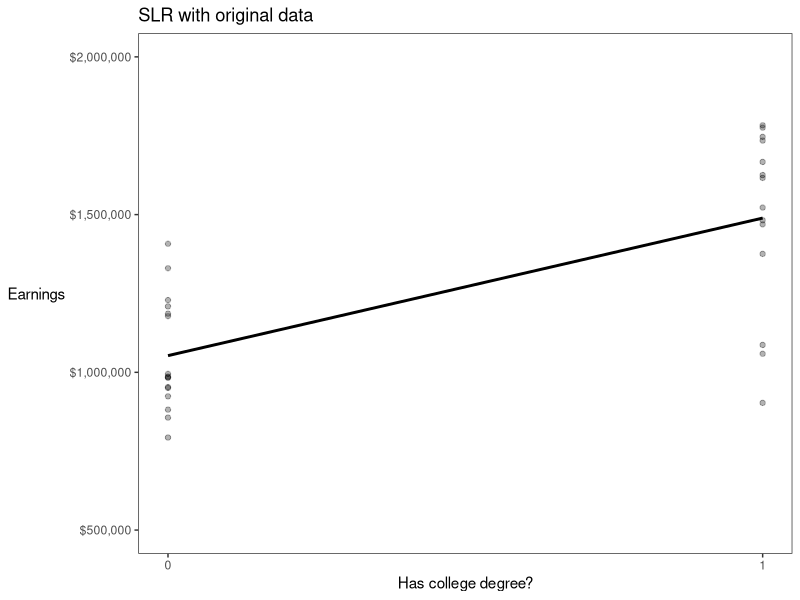
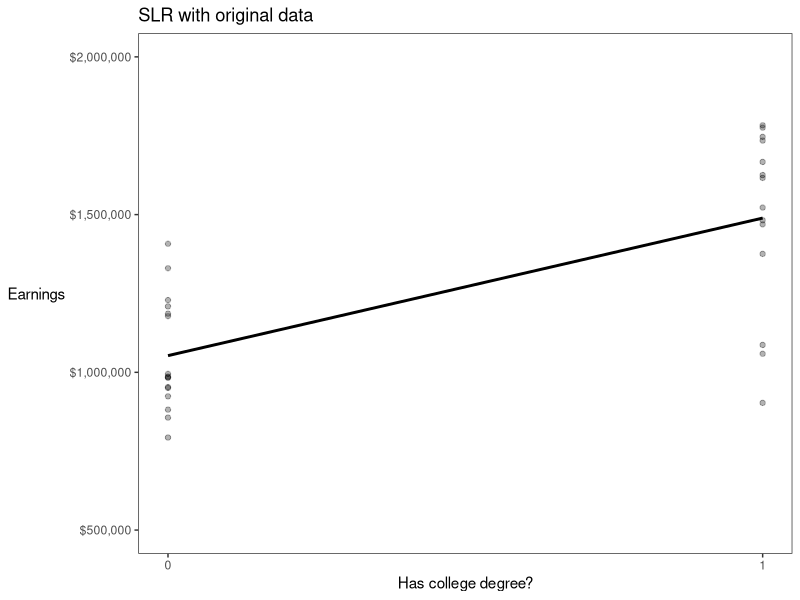
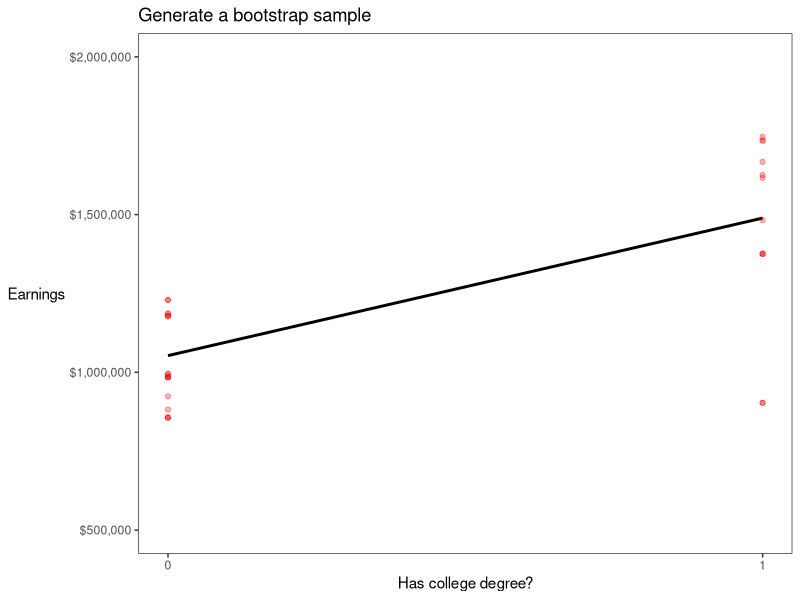
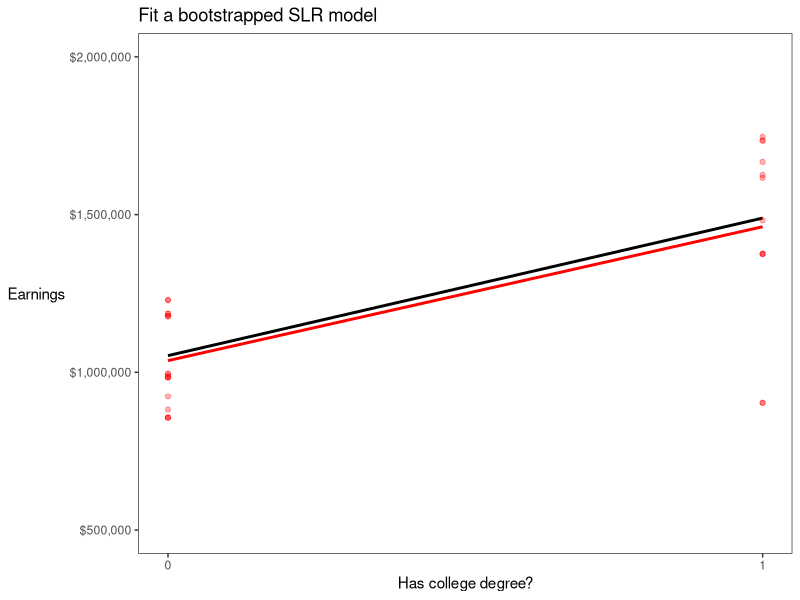
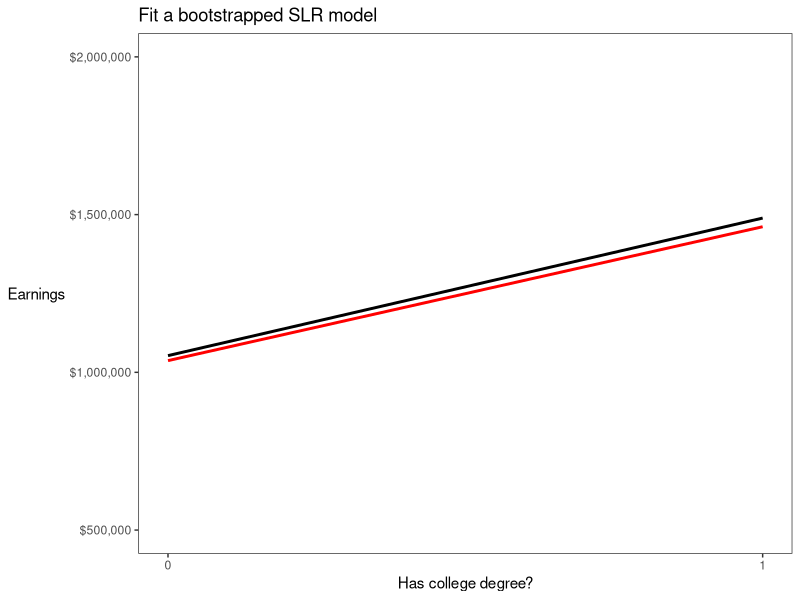
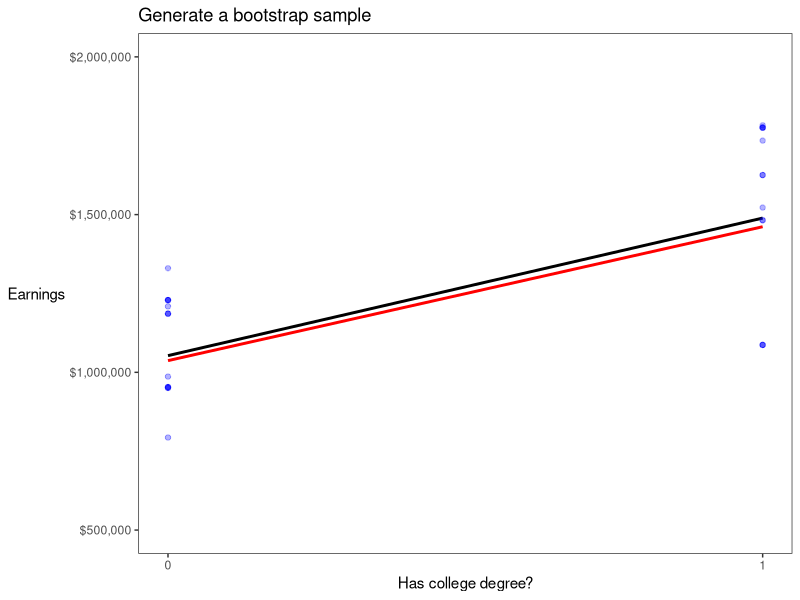
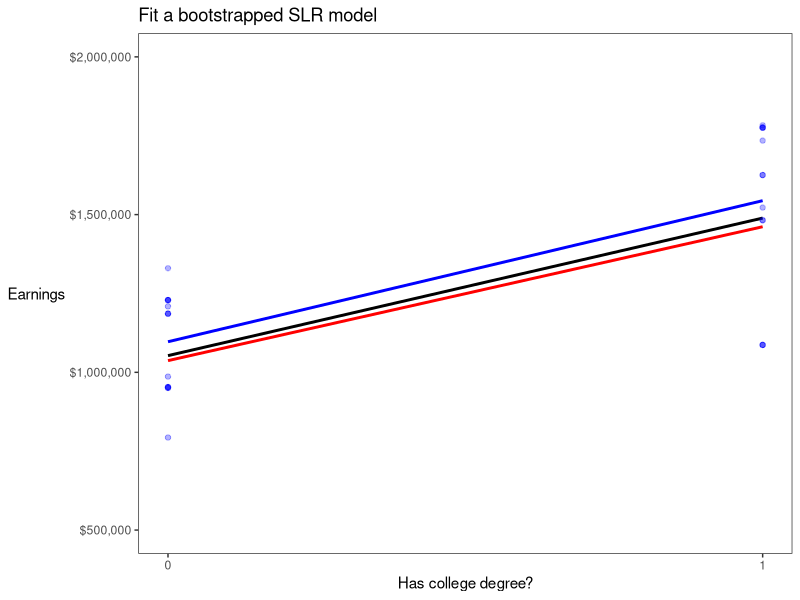
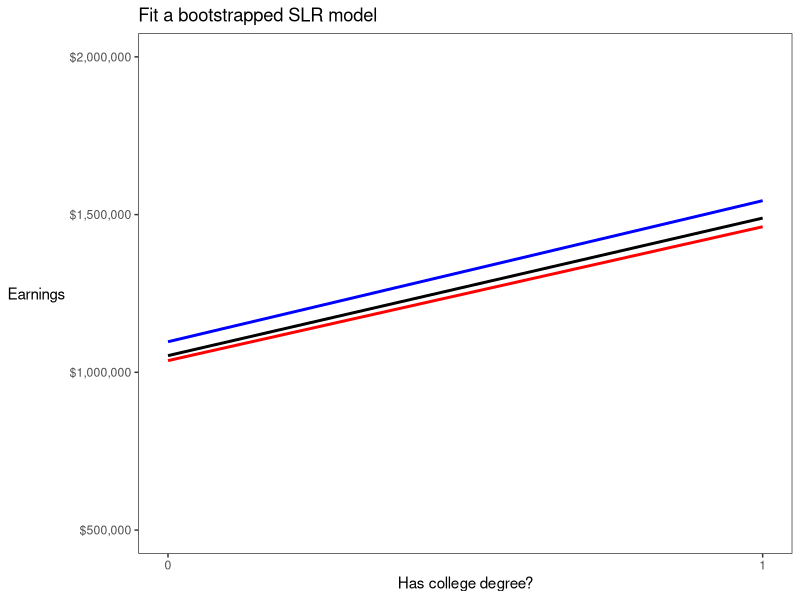

Source code (R) for these figures, in order: (Note: this script raises an error after producing the figures.)
## ---- chunk 1
library(tidyverse)

theme_set(theme_bw())
## ---- chunk 2
set.seed(1)

N = 30
college_degree = rbinom(N, 1, 0.5)
lifetime_earnings = 1000000 + 500000*college_degree + rnorm(N, mean=0, sd=300000)

colors = c('black', 'red', 'blue',  'orange', 'purple', 'green')

base_plot = ggplot() +
  geom_point(
    aes(x = college_degree, y = lifetime_earnings),
    alpha = 0.3
  ) +
  geom_smooth(
    aes(x = college_degree, y = lifetime_earnings),
    method = 'lm',
    se = FALSE,
    color = 'black',
    # lwd = 0.5
  ) +
  scale_x_continuous(
    name = 'Has college degree?',
    breaks=c(0,1),
    limits=c(0, 1)
  ) +
  scale_y_continuous(
    name = 'Earnings',
    labels=scales::dollar_format(),
    limits=c(500000, 2000000),
  ) +
  theme(
    # remove gridlines
    panel.grid.major = element_blank(),
    panel.grid.minor = element_blank(),
    
    # rotate y axis title, and move to center
    axis.title.y = element_text(angle = 0, vjust = 0.5),
  ) +
  ggtitle('SLR with original data')

print(base_plot)

ggsave(
  filename = 'gifs/01.png',
  plot = base_plot,
  width = 6,
  height = 4
)
## ---- chunk 3
set.seed(1)

bootstrap_plot = base_plot
bootstrap_plot$layers[[1]] = NULL

bootstrap_plot = bootstrap_plot

for (i in 2:length(colors)) {
  
  # generate bootstrap sample
  bootstrap_idx = sample(1:length(lifetime_earnings), size=length(lifetime_earnings), replace = TRUE)
  
  bootstrap_plot = bootstrap_plot +
    geom_point(
      aes(x = !! college_degree[bootstrap_idx], 
          y = !! lifetime_earnings[bootstrap_idx]), 
      color = colors[i],
      alpha = 0.3
    ) +
    ggtitle('Generate a bootstrap sample')
  
  # print(bootstrap_plot)
  ggsave(
    filename = paste0('gifs/', str_pad(3*(i-1) - 1, width=2, pad=0), '.png'),
    plot = bootstrap_plot,
    width = 6,
    height = 4
  )
  
  bootstrap_plot = bootstrap_plot +
    geom_smooth(
      aes(x = !! college_degree[bootstrap_idx], 
          y = !! lifetime_earnings[bootstrap_idx]), 
      method = 'lm', 
      se = FALSE, 
      color = colors[i],
      # lwd = 0.5
    ) +
    ggtitle('Fit a bootstrapped SLR model')
  
  # print(bootstrap_plot)
  ggsave(
    filename = paste0('gifs/', str_pad(3*(i-1), width=2, pad=0), '.png'),
    plot = bootstrap_plot,
    width = 6,
    height = 4
)
  
  point_layer_idx = length(bootstrap_plot$layers) - 1
  bootstrap_plot$layers[point_layer_idx] = NULL
  
  # print(bootstrap_plot)
  ggsave(
    filename = paste0('gifs/', str_pad(3*(i-1) + 1, width=2, pad=0), '.png'),
    plot = bootstrap_plot,
    width = 6,
    height = 4
)
}

## ---- chunk 4
# plot the function with ggplot

N = 120
SIGMA=3
x = seq(MIN, MAX, length.out=N)

for (c in c('blue', 'red', 'purple', 'orange')) {
  
  e = rnorm(N, 0, SIGMA)
  y = f(x) + e
  
  df = tibble(x = x, y = y)
  
  sample_points_plot = base_plot +
    geom_point(
      data = df, 
      aes(x = x, y = y), 
      color = c,
      size = 0.5
    )
  
  print(sample_points_plot)
  
  ggsave(
    filename = paste0('img/sample_points_', c, '.png'),
    plot = sample_points_plot,
    width = 6,
    height = 4
  )
  
  linear_plot = sample_points_plot +
    geom_smooth(
      data = df, 
      aes(x = x, y = y), 
      method = 'lm', 
      se = FALSE, 
      color = c,
      lwd = 0.5
    )
  
  print(linear_plot)
  
  ggsave(
    filename = paste0('img/fhat_linear_', c, '.png'),
    plot = linear_plot,
    width = 6,
    height = 4
  )
  
  quadratic_plot = sample_points_plot +
    geom_smooth(
      data = df, 
      aes(x = x, y = y), 
      method = 'lm', 
      se = FALSE, 
      color = c,
      formula = y ~ poly(x, 2),
      lwd = 0.5
    )
  
  print(quadratic_plot)
  
  ggsave(
    filename = paste0('img/fhat_quadratic_', c, '.png'),
    plot = quadratic_plot,
    width = 6,
    height = 4
  )
  
  degree20_plot = sample_points_plot +
    geom_smooth(
      data = df, 
      aes(x = x, y = y), 
      method = 'lm', 
      se = FALSE, 
      color = c,
      formula = y ~ poly(x, 20),
      lwd = 0.5
    )
  
  print(degree20_plot)
  
  ggsave(
    filename = paste0('img/fhat_degree20_', c, '.png'),
    plot = degree20_plot,
    width = 6,
    height = 4
  )
}

